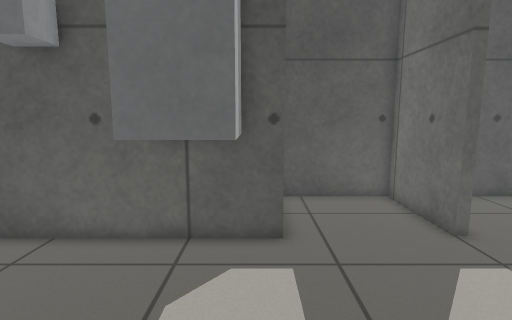
View 1 (above)

16 first-person views from a walk through a robot-simulator world made for Gazebo. The camera is 0.89 m above the floor, tilts 8° down and sees 80° across. The floor is counted in squares, 0.25 m on a side. Each view is taken from the middle of a square. On the plan, view 1 faces up. The plan holds only what a view shows up to about 20 squares ahead; the rest is blank. The place goes on beyond the plan.

View 2
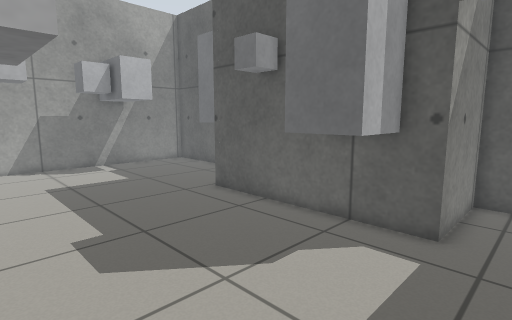

View 3
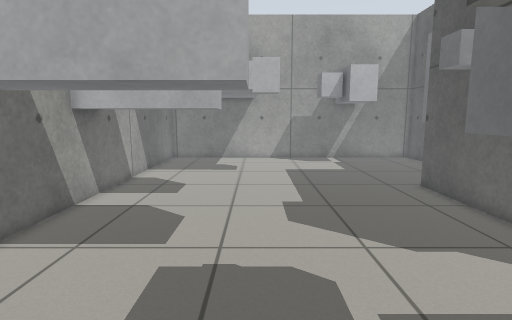

View 4
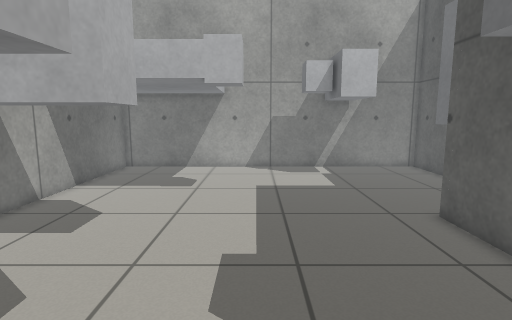

View 5
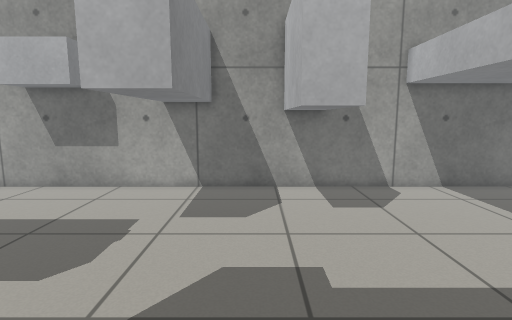

View 6
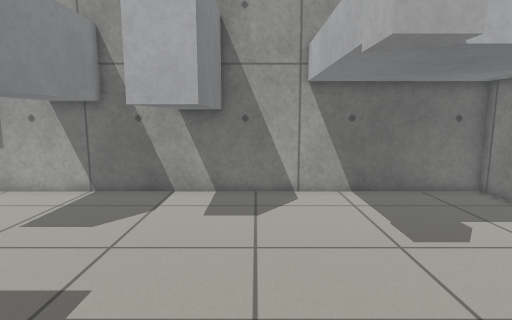

View 7
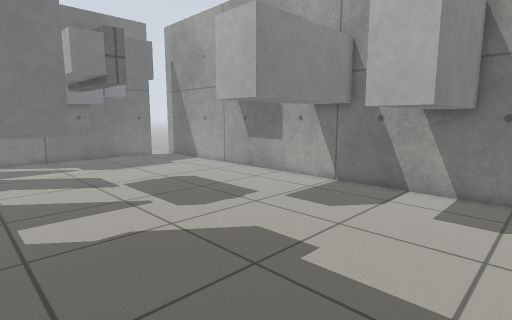

View 8
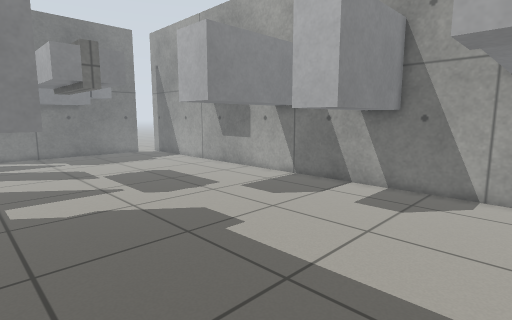

View 9
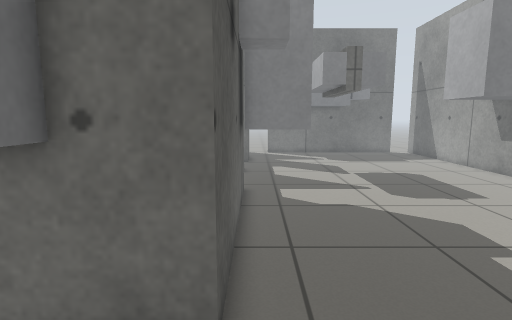

View 10
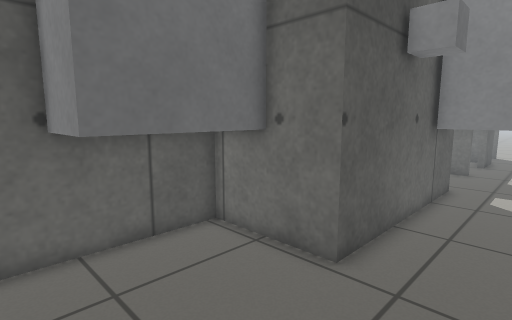

View 11
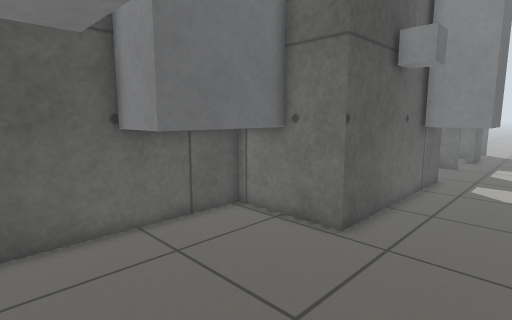

View 12
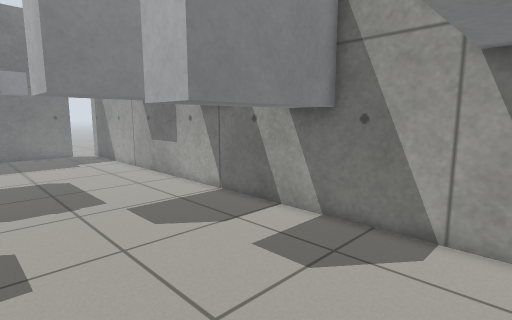

View 13
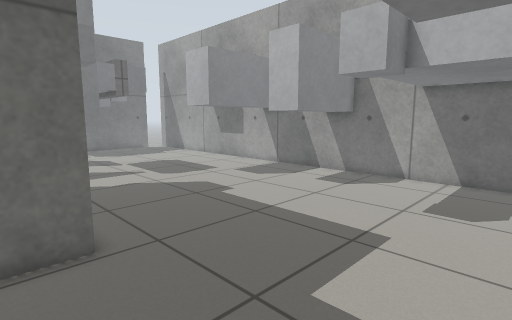

View 14
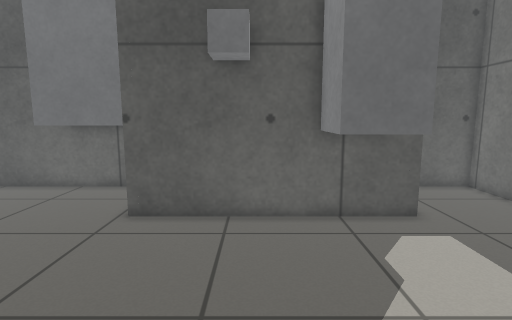

View 15
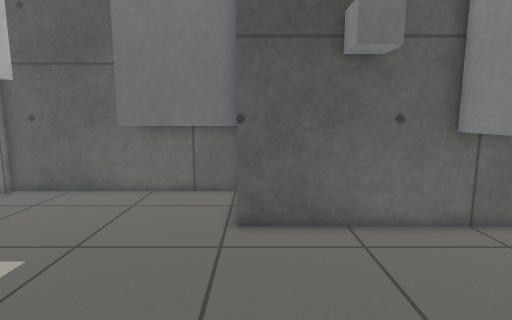

View 16
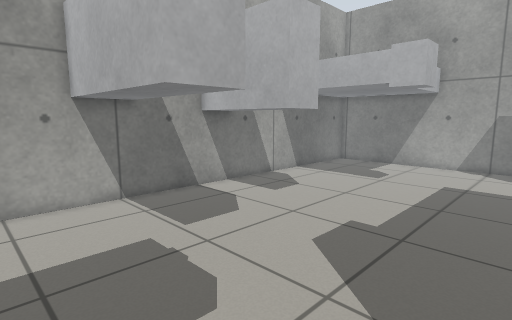

### Floor plan
Key: @ floor where view 1 was taken; # wall or solid block; . floor; B grey box; T thing the floor can be seen under or through.
Columns run from 19 left of view 1 to 6 right of it. Each row starts with its distance up from view 1.
 14  #########          ######
 13 #####BBBBB          #   ##
 12 .....B   B          #....#
 11 .....BBBBB#         #....#
 10 .........##         #....#
  9 BBB......############....#
  8  .B.............B  B......
  7  BB.............B  B......
  6 BB..............BBBB......
  5 BB....................BBB
  4 .....................B...#
  3 .....................TTTT#
  2 .....................B...
  1 .....BBB..............BB
  0 BBBBBB...........BB@......
 -1  ......B........B..B......
 -2  ......B...BBB..B..B......
 -3  ......B...BBB..B..B......
 -4  ......B...BBB..B..B......
 -5  ......B...BBB..B..B......
 -6  ......B...BBB..B..B..BBBB
 -7 ###########BBB##B#########
 -8 #########################

Where each view was taken, in squares from view 1:
view 1: 0 up, 0 right, facing up
view 2: 1 down, 3 right, facing up-left
view 3: 0 up, 6 right, facing left
view 4: 2 up, 1 right, facing left
view 5: 8 up, 5 left, facing down
view 6: 7 up, 10 left, facing down
view 7: 8 up, 11 left, facing down-right
view 8: 8 up, 14 left, facing down-right
view 9: 8 up, 14 left, facing right
view 10: 5 up, 16 left, facing up-right
view 11: 4 up, 18 left, facing up-right
view 12: 2 up, 14 left, facing down-right
view 13: 11 up, 18 left, facing down-right
view 14: 2 down, 5 left, facing up
view 15: 1 down, 9 left, facing up
view 16: 6 up, 3 right, facing down-left
